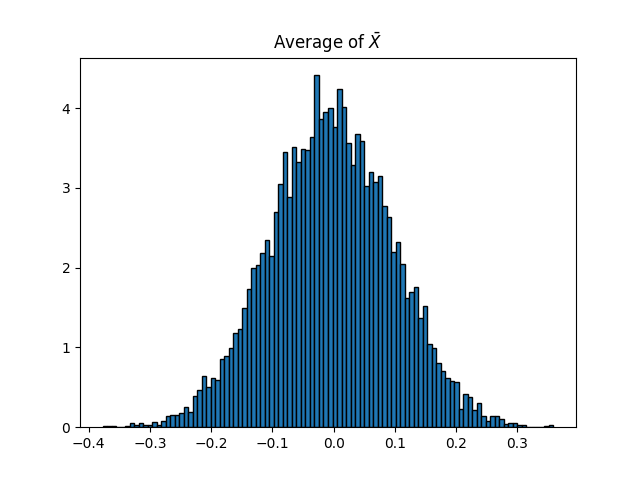

Write the Python code that produced this figure.
import math
import matplotlib.pyplot as plt
import numpy  as np


n_trials = 100
n_experiments = 10000

def get_dataset(n: int) -> np.array:
    '''
    f(x) = 1 / sqrt(2 * pi * sigma) * exp[-(x - mu)^2 / (2 * sigma ^2)]

    For the case of mu = 0 , sigma = 1, this is the Standard Normal which is a specific case of the Gaussian Distribution.
    It is a continuous probabilty density function
    
    r(x) = 1 / sqrt(2 * pi) * exp [ -x^2 / 2]
    '''
    return np.random.standard_normal(n) 

def get_sample_mean(data: np.array)-> float:
    return data.mean()

def generate_sample_means(n_experiments: int, n_trials: int)-> np.array:
    X_bars = np.array([])

    for n_ex in range(n_experiments):

        data = get_dataset(n_trials)
        X_bars = np.append(X_bars, data.mean()) 

    return X_bars


def main():
    
    X_bars = generate_sample_means(n_experiments, n_trials)
    plt.hist(X_bars, bins = int(n_experiments / n_trials), density = True, edgecolor = "black", align = "left")
    plt.title(r"Average of $\bar{X}$")
    plt.savefig(f"HW3_2_1.png")
    plt.show()


if __name__ == "__main__":
    main()
